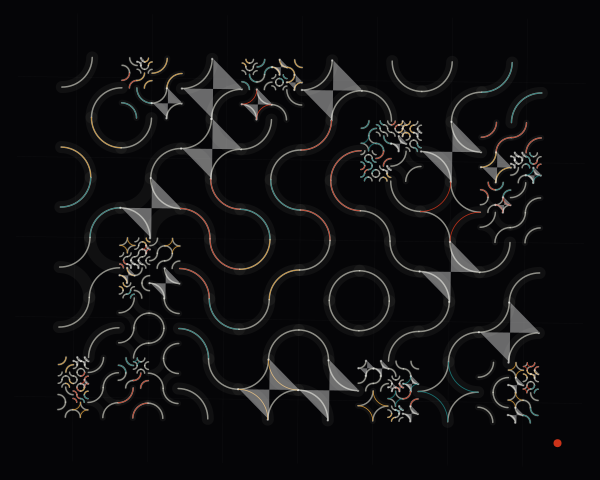

The script that drew this image:
import cairo
import math
import random

# Setup
width, height = 600, 480
surface = cairo.ImageSurface(cairo.FORMAT_ARGB32, width, height)
ctx = cairo.Context(surface)

# Background: Deep Void
ctx.set_source_rgb(0.02, 0.02, 0.03)
ctx.paint()

def draw_truchet_tile(x, y, size, orientation, color, weight, alpha=1.0):
    """Draws a Smith-style Truchet tile (two arcs) within a square cell."""
    ctx.set_source_rgba(color[0], color[1], color[2], alpha)
    ctx.set_line_width(weight)
    ctx.set_line_cap(cairo.LINE_CAP_ROUND)
    
    # Orientation 0: Top-Left to Bottom-Right connectivity
    # Orientation 1: Top-Right to Bottom-Left connectivity
    if orientation == 0:
        # Arc 1: Top-Left
        ctx.arc(x, y, size / 2, 0, math.pi / 2)
        ctx.stroke()
        # Arc 2: Bottom-Right
        ctx.arc(x + size, y + size, size / 2, math.pi, 3 * math.pi / 2)
        ctx.stroke()
    else:
        # Arc 1: Top-Right
        ctx.arc(x + size, y, size / 2, math.pi / 2, math.pi)
        ctx.stroke()
        # Arc 2: Bottom-Left
        ctx.arc(x, y + size, size / 2, 3 * math.pi / 2, 2 * math.pi)
        ctx.stroke()

def recursive_grid(x, y, size, depth):
    """Subdivides space based on a probability threshold to create hierarchy."""
    if depth < 3 and random.random() < 0.45:
        new_size = size / 2
        recursive_grid(x, y, new_size, depth + 1)
        recursive_grid(x + new_size, y, new_size, depth + 1)
        recursive_grid(x, y + new_size, new_size, depth + 1)
        recursive_grid(x + new_size, y + new_size, new_size, depth + 1)
    else:
        # Once at a leaf node, we layer multiple Truchet interactions
        draw_layered_cell(x, y, size)

def draw_layered_cell(x, y, size):
    """Layers multiple Truchet patterns with varying weights and colors."""
    # Palette
    ochre = (0.85, 0.6, 0.2)
    teal = (0.1, 0.5, 0.5)
    vermillion = (0.8, 0.2, 0.1)
    parchment = (0.9, 0.9, 0.85)
    
    # Shared random state for consistent structure within layers
    seed = random.randint(0, 1)
    
    # Layer 1: The "Atmospheric Flow" (Subtle, wide, low opacity)
    draw_truchet_tile(x, y, size, seed, parchment, size * 0.2, 0.05)
    
    # Layer 2: The "Structural Backbone" (High contrast, medium weight)
    # We occasionally flip the seed for the second layer to create intersections
    sub_seed = seed if random.random() > 0.2 else 1 - seed
    draw_truchet_tile(x, y, size, sub_seed, parchment, 1.5, 0.6)
    
    # Layer 3: "Interference Patterns" (Accent colors)
    if random.random() > 0.6:
        color = random.choice([ochre, teal, vermillion])
        # Draw thinner, more intense lines
        draw_truchet_tile(x, y, size, seed, color, 0.8, 0.9)
        
    # Layer 4: "Optical Noise" (Micro-dots at midpoints)
    if random.random() > 0.8:
        ctx.set_source_rgba(1, 1, 1, 0.4)
        dot_radius = 1.2
        ctx.arc(x + size/2, y, dot_radius, 0, 2 * math.pi)
        ctx.arc(x + size/2, y + size, dot_radius, 0, 2 * math.pi)
        ctx.arc(x, y + size/2, dot_radius, 0, 2 * math.pi)
        ctx.arc(x + size, y + size/2, dot_radius, 0, 2 * math.pi)
        ctx.fill()

# Main Composition Execution
cols, rows = 8, 6
cell_w = width / cols
cell_h = height / rows

# We use a slightly smaller grid area to allow for a border (Swiss design)
margin = 40
inner_width = width - (margin * 2)
inner_height = height - (margin * 2)
grid_size = 60 # Base module size

# Center the grid
start_x = (width - (inner_width // grid_size * grid_size)) / 2
start_y = (height - (inner_height // grid_size * grid_size)) / 2

# Apply a global rotation for dynamic energy
ctx.translate(width/2, height/2)
ctx.rotate(random.uniform(-0.02, 0.02))
ctx.translate(-width/2, -height/2)

for i in range(int(inner_width // grid_size)):
    for j in range(int(inner_height // grid_size)):
        recursive_grid(
            start_x + i * grid_size, 
            start_y + j * grid_size, 
            grid_size, 
            0
        )

# Post-processing: Subtle grid overlay for "Mechanical" feel
ctx.set_source_rgba(1, 1, 1, 0.03)
ctx.set_line_width(0.5)
for i in range(cols + 1):
    ctx.move_to(i * cell_w, 0)
    ctx.line_to(i * cell_w, height)
    ctx.stroke()
for j in range(rows + 1):
    ctx.move_to(0, j * cell_h)
    ctx.line_to(width, j * cell_h)
    ctx.stroke()

# Final focal point: Vermillion "Data-Point"
ctx.set_source_rgb(0.8, 0.2, 0.1)
ctx.arc(width - margin, height - margin, 4, 0, 2 * math.pi)
ctx.fill()

# Clean border (Brutalist frame)
ctx.set_source_rgb(0.02, 0.02, 0.03)
ctx.set_line_width(margin * 0.8)
ctx.rectangle(0, 0, width, height)
ctx.stroke()
